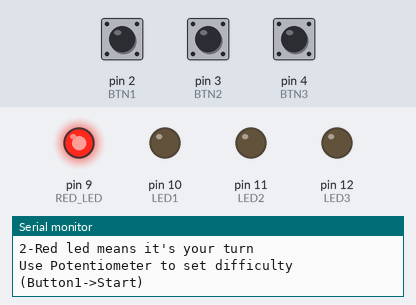
The sketch below on a simulated Arduino Uno, built with avr-gcc and run on an emulated ATmega328P. Parts: output pins drawn as LEDs (lit = HIGH), the last lines printed to the serial monitor. The inputs (shaded band) are chosen by the test bench; at power-on: pin 2 (BTN1) LOW, pin 3 (BTN2) LOW, pin 4 (BTN3) LOW. Sleep ends after the set time or at an interrupt; random numbers use the default seed unless the sketch sets one.

Above: at 1.2 s.
1.3 s: pin 2 (BTN1) pulled HIGH for 0.15 s
At 4.2 s:
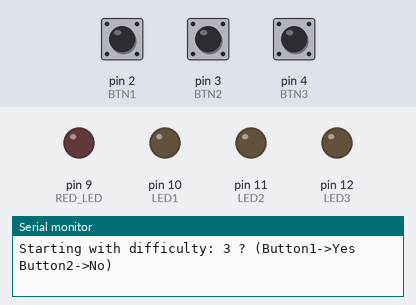
4.3 s: pin 2 (BTN1) pulled HIGH for 1 s
At 6.5 s:
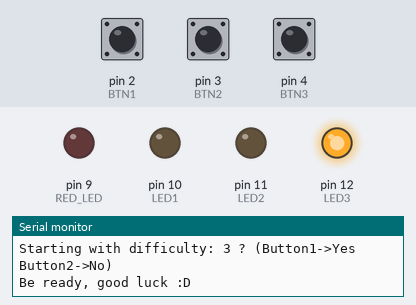
At 9.7 s:
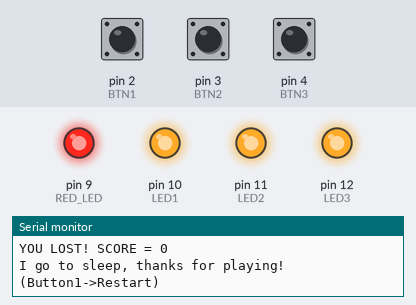
Timing chart, 0 to 11.2 s (numbered marks = the images above; inputs shaded):
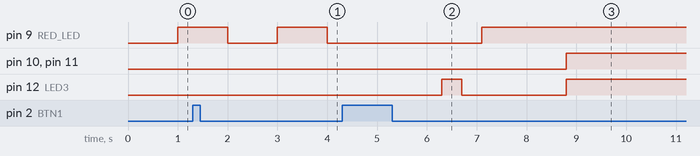

Measured:
- after the input at 4.3 s, pin 10 (LED1), pin 11 (LED2): LOW → HIGH after 4.5 s; pin 12 (LED3): LOW → HIGH after 2.0 s, → LOW 0.40 s later, → HIGH 2.1 s later

The sketch:

follow_The_Light.ino
```cpp
#include "TimerOne.h"
#include "Settings.h"
#include "Lights.h"
#include "Map.h"
#include "State.h"
#include "Evaluations.h"
#include "Compute.h"
#include <avr/sleep.h>

/*Dichiarazione e inizializzazione variabili globali. In ordine abbiamo:*/
/*Stato di gioco (Volatile per evitare preoblema presentato a lezione)*/
volatile short int state = 0;
/*Flag per interrupt blinky*/
boolean flagState = false;
/*Array rappresentante la sequenza*/
short int sequence[MAX_LEVEL]= {0};
/*Variabile per il livello*/
short int level = 0;
/*Variabile per la difficoltà*/
short int difficulty = 0;
/*Velocità blink led in sequenza*/
short int blinkTime = 0;
/*Variabile che si salva i microsecondi dell'ultimo interrupt*/
unsigned long lastInterrupt = 0;

/*Arduino funzione setup*/
void setup() {
  pinMode(RED_LED, OUTPUT);
  pinMode(LED1, OUTPUT);
  pinMode(LED2, OUTPUT);
  pinMode(LED3, OUTPUT);
  pinMode(BTN1, INPUT);
  pinMode(BTN2, INPUT);
  pinMode(BTN3, INPUT);
  Serial.begin(9600);
  Timer1.initialize(1000000);
  randomSeed(analogRead(RND_SEED));
}

/*Funzione per inizializzare le varie variabili d'ambiente e settare gli interrupt*/
void initWorkspace() {
  state = 0;
  level = 0;
  set_sleep_mode(SLEEP_MODE_PWR_DOWN);
  sleep_enable();
  attachInterrupt(digitalPinToInterrupt(BTN1), increaseState, RISING);
  Timer1.attachInterrupt(blinky);
}

/*Funzione di accoglienza, stampa le regole del gioco e attende
  che l'utente finisca i settings*/
/*In tutto ciò, è attaccato un'altro interrupt sul BTN2 per dare la possibilità
  all'utente di annullare la scelta della difficoltà*/
/*Infine, ancora non vi è il concetto di stato di gioco(playing,win,lose)
  per questo la variabile state è utilizzata con valori 0,1,2
  senza alcun riferimento alle macro*/
void welcome(){
  Serial.println("Welcome to Follow The Light!");
  Serial.println("Rules:");
  Serial.println("1-Repeat the sequence shown by leds using buttons");
  Serial.println("2-Red led means it's your turn");

  while(state != 2){
    Serial.println("Use Potentiometer to set difficulty (Button1->Start)");
    /*Aspetta finchè non schiaccio il BTN1 per iniziare*/
    while(state == 0);
    difficulty = map(analogRead(POT_PIN),0,1023,1,5);
    Serial.print("Starting with difficulty: ");
    Serial.print(difficulty);
    Serial.println(" ? (Button1->Yes Button2->No)");
    attachInterrupt(digitalPinToInterrupt(BTN2), decreaseState, RISING);
    while(state==1);
    detachInterrupt(digitalPinToInterrupt(BTN2));
  }
  blinkTime = 700 - difficulty*100;
  detachInterrupt(digitalPinToInterrupt(BTN1));
  Timer1.detachInterrupt();
  digitalWrite(RED_LED, LOW);
}

/*Loop del gioco, ad ogni livello calcola l'elemento nuovo della sequenza e la mostra;
  in seguito controlla gli input dell'utente ed esegue operazioni di check della routine
  per verificare se è cambiato qualcosa dello Stato di gioco(ora state assume PLAYING, WIN or LOSE)*/
void gameLoop(){
  Serial.println("Be ready, good luck :D");
  delay(2000);
  while(level < MAX_LEVEL && state == PLAYING){
    calculateSequence();
    showSequence();
    digitalWrite(RED_LED, HIGH);
    if(evaluateInput() == WIN){
      level++;
      Serial.print("Level ");
      Serial.print(level);
      Serial.println(" passed, Excellent!");
    }else {
      state = LOSE;
      return;
    }
    switchAll(LOW);
    ledDance();
  }

  if(level == MAX_LEVEL){
    state = WIN;
  } else {
    state = LOSE;
  }
}

/*Funzione di GameOver, visualizza punteggio e messaggio*/
void gameOver(){
  switchAll(HIGH);
  switch(state){
    case WIN: {Serial.print("YOU WIN! SCORE = ");break;};
    case LOSE: {Serial.print("YOU LOST! SCORE = ");break;};
  }
  Serial.println(calculateScore());
}

/*Sleep in PowerDown di Arduino*/
void sayBye(){
  set_sleep_mode(SLEEP_MODE_PWR_DOWN);
  attachInterrupt(digitalPinToInterrupt(BTN1), wakeUpToStart, RISING);
  sleep_enable();
  Serial.println("I go to sleep, thanks for playing! (Button1->Restart)");
  delay(2000);
  sleep_mode();
  sleep_disable();
  detachInterrupt(digitalPinToInterrupt(BTN1));
  switchAll(LOW);
}

/*Super loop*/
void loop() {
  initWorkspace();
  welcome();
  gameLoop();
  gameOver();
  sayBye();
}
```

Compute.cpp
```cpp
#include <Arduino.h>
#include "Compute.h"

extern short int sequence[];
extern short int level;
extern short int difficulty;

/*Funzione che calcola il prossimo elemento della sequenza*/
void calculateSequence() {
  sequence[level] = random(1,4);
}

/*Funzione che calcola il punteggio dell'utente*/
int calculateScore(){
  return  level*difficulty;
}
```

Compute.h
```cpp
#ifndef __COMPUTE__
#define __COMPUTE__

void calculateSequence();

int calculateScore();

#endif
```

Evaluations.cpp
```cpp
#include <Arduino.h>
#include "Evaluations.h"
#include "Settings.h"
#include "Map.h"
#include "Lights.h"

extern short int level;
extern short int state;
extern short int sequence[];

/*Attesa e valutazione input utente. Ritorna LOST se:
  1-Utente non finisce la sequenza entro il tempo(TIME_FOR_...*...)
  2-Utente sbaglia sequenza

  Alcuni raffinamenti come l'ignore dei possibili bouncing rendono questa funzione
  molto versatile.*/
int evaluateInput(){
    short int currentIndex = 0;
    unsigned long startTime = micros();
    unsigned long lastButtonClickedTime = 0;
    int currentButton = mapNumberToButton(sequence[currentIndex]);

    while(micros() - startTime <= TIME_FOR_INPUT_BUTTON*(level+1) && state == PLAYING && currentIndex <= level){
      if((micros() - lastButtonClickedTime > BOUNCING_TIME) ){
          if(digitalRead(currentButton) == HIGH
              && digitalRead(getNextButtonFromButton(currentButton)) == LOW
               && digitalRead(getNextButtonFromButton(getNextButtonFromButton(currentButton))) == LOW){
                lastButtonClickedTime = micros();
                switchAll(LOW);
                digitalWrite(mapButtonToLed(currentButton), HIGH);
                currentIndex++;
                currentButton = mapNumberToButton(sequence[currentIndex]);
          }else if(digitalRead(getNextButtonFromButton(currentButton)) == HIGH
              || digitalRead(getNextButtonFromButton(getNextButtonFromButton(currentButton))) == HIGH){
             return LOSE;
          }
      }
    }

    currentIndex--;
    return currentIndex==level? WIN : LOSE;
}
```

Evaluations.h
```cpp
#ifndef __EVALUATIONS__
#define __EVALUATIONS__

int evaluateInput();

#endif
```

Lights.cpp
```cpp
#include <Arduino.h>
#include "Settings.h"
#include "Map.h"

extern boolean flagState;
extern int blinkTime;
extern short int level;
extern short int sequence[];

/*Funzione di blink associata all'interrupt su Timer1*/
void blinky(){
  if (!flagState){
    digitalWrite(RED_LED, HIGH);
  } else {
    digitalWrite(RED_LED, LOW);
  }
  flagState = !flagState;
}

/*Funzione per fare un blink del led*/
void blinkLed(int ledPin){
  digitalWrite(ledPin, HIGH);
  delay(blinkTime);
  digitalWrite(ledPin, LOW);
  delay(blinkTime);
}

/*Funzione che simula una "danza" dei led per simulare il corretto conseguimento del livello*/
void ledDance(){
  digitalWrite(LED1, HIGH);
  delay(500);
  digitalWrite(LED1, LOW);
  digitalWrite(LED2, HIGH);
  delay(500);
  digitalWrite(LED2, LOW);
  digitalWrite(LED3, HIGH);
  delay(500);
  digitalWrite(LED3, LOW);
  digitalWrite(RED_LED, HIGH);
  delay(500);
  digitalWrite(RED_LED, LOW);
  delay(1000);
}

/*Funzione per accendere/spegnere tutti i led in una volta sola
  highLow può essere HIGH(true) or LOW(false)*/
void switchAll(boolean highLow){
  digitalWrite(LED1, highLow);
  digitalWrite(LED2, highLow);
  digitalWrite(LED3, highLow);
  digitalWrite(RED_LED, highLow);
}

/*Funzione per mostrare la sequenza, illuminando di mano in mano
  i rispettivi led*/
void showSequence(){
  for(int i=0; i<=level; i++){
    blinkLed(mapButtonToLed((mapNumberToButton(sequence[i]))));
  }
}
```

Lights.h
```cpp
#ifndef __LIGHTS__
#define __LIGHTS__

void blinky();

void blinkLed(int);

void ledDance();

void switchAll(boolean);

void showSequence();

#endif
```

Map.cpp
```cpp
#include "Map.h"
#include "Settings.h"

/*Funzione per mappare ad ogni numero il bottone associato*/
int mapNumberToButton(int number){
    switch(number){
      case 1: {return BTN1;break;}
      case 2: {return BTN2;break;}
      case 3: {return BTN3;break;}
    }
}

/*Funzione per mappare ad ogni bottone il led associato*/
int mapButtonToLed(int button){
    switch(button){
      case BTN1: {return LED1;break;};
      case BTN2: {return LED2;break;};
      case BTN3: {return LED3;break;};
    }
}

/*Funzione per mappare ad bottone il suo successivo
  (utile in quanto non vi è il vincolo di tenere i bottoni in 3 pin consecutivi)*/
int getNextButtonFromButton(int button){
    switch(button){
      case BTN1: {return BTN2;break;};
      case BTN2: {return BTN3;break;};
      case BTN3: {return BTN1;break;};
    }
}
```

Map.h
```cpp
#ifndef __MAP__
#define __MAP__

int mapNumberToButton(int);

int mapButtonToLed(int);

int getNextButtonFromButton(int);

#endif
```

State.cpp
```cpp
#include "State.h"
#include "Settings.h"
#include <Arduino.h>


extern unsigned long lastInterrupt;
extern volatile short int state;

/*Funzione di interrupt per aumentare lo stato, segnale di inizio gioco*/
void increaseState(){
  unsigned long current = micros();
  if(current - lastInterrupt > BOUNCING_TIME){
    state++;
    lastInterrupt = current;
  }
}

/*Funzione di interrupt per decrementare lo stato, si ritorna alla regolazione potenziometro*/
void decreaseState(){
  unsigned long current = micros();
  if(current - lastInterrupt > BOUNCING_TIME){
    state--;
    lastInterrupt = current;
  }
}

/*Funzione di interrupt con BTN1 per svegliare Arduino e riniziare a giocare*/
void wakeUpToStart(){
  lastInterrupt = micros();
}
```

State.h
```cpp
#ifndef __STATE__
#define __STATE__

void increaseState();

void decreaseState();

void wakeUpToStart();


#endif
```

Settings.h
```cpp
#ifndef __SETTINGS__
#define __SETTINGS__

#define BTN1 2
#define BTN2 3
#define BTN3 4
#define LED1 10
#define LED2 11
#define LED3 12
#define RED_LED 9
#define POT_PIN A5
#define RND_SEED A0


#define PLAYING 2
#define WIN 1
#define LOSE 0

#define TIME_FOR_INPUT_BUTTON 1700000
#define BOUNCING_TIME 300000
#define MAX_LEVEL 8

#endif
```
